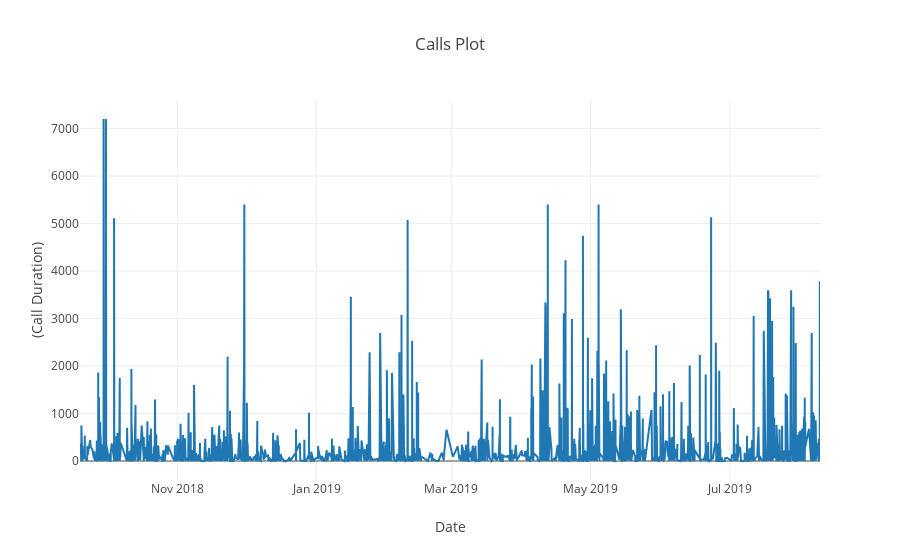

Write notebook code for a chart like this one.
### Code cell
#https://nbviewer.jupyter.org/github/WillKoehrsen/Data-Analysis/blob/master/plotly/plotly-time-series.ipynb 
#To display in notebook 
iplot(fig)

### Figure 1 — Plotly figure (JSON) as saved in the notebook; plotly's stock layout.template omitted (floating-point values rounded to 4 significant figures; data arrays with more than 128 entries replaced by an {"elided": "..."} marker saying what was removed)
{"data": [{"type": "scatter", "uid": "f871f319-e23d-46ac-b2c8-3668dc328092", "x": {"elided": "3160 str values"}, "y": {"elided": "3160 int values"}}], "layout": {"title": {"text": "Calls Plot"}, "xaxis": {"title": {"text": "Date"}}, "yaxis": {"title": {"text": "(Call Duration)"}}}}
